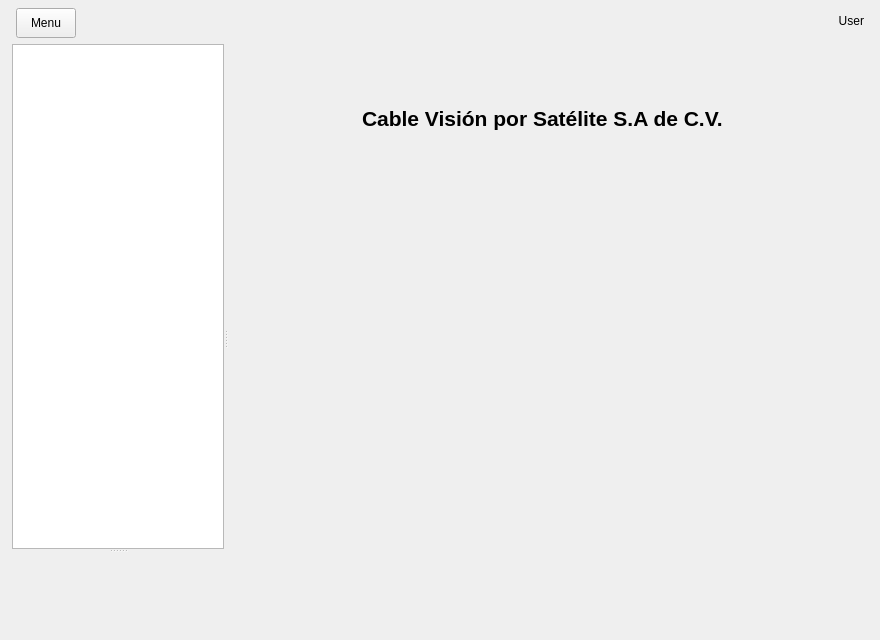
<?xml version="1.0" encoding="UTF-8"?>
<ui version="4.0">
 <class>AppWindow</class>
 <widget class="QWidget" name="AppWindow">
  <property name="geometry">
   <rect>
    <x>0</x>
    <y>0</y>
    <width>880</width>
    <height>640</height>
   </rect>
  </property>
  <property name="minimumSize">
   <size>
    <width>880</width>
    <height>640</height>
   </size>
  </property>
  <property name="windowTitle">
   <string>Eremas</string>
  </property>
  <property name="autoFillBackground">
   <bool>false</bool>
  </property>
  <layout class="QGridLayout" name="parentLayout">
   <property name="leftMargin">
    <number>12</number>
   </property>
   <property name="topMargin">
    <number>8</number>
   </property>
   <property name="rightMargin">
    <number>12</number>
   </property>
   <property name="bottomMargin">
    <number>8</number>
   </property>
   <item row="0" column="0">
    <widget class="QWidget" name="toolWidget" native="true">
     <property name="minimumSize">
      <size>
       <width>0</width>
       <height>30</height>
      </size>
     </property>
     <property name="maximumSize">
      <size>
       <width>16777215</width>
       <height>30</height>
      </size>
     </property>
     <layout class="QHBoxLayout" name="horizontalLayout">
      <property name="leftMargin">
       <number>4</number>
      </property>
      <property name="topMargin">
       <number>0</number>
      </property>
      <property name="rightMargin">
       <number>4</number>
      </property>
      <property name="bottomMargin">
       <number>4</number>
      </property>
      <item>
       <widget class="QPushButton" name="btnShowMenu">
        <property name="minimumSize">
         <size>
          <width>60</width>
          <height>30</height>
         </size>
        </property>
        <property name="maximumSize">
         <size>
          <width>60</width>
          <height>30</height>
         </size>
        </property>
        <property name="text">
         <string>Menu</string>
        </property>
       </widget>
      </item>
      <item>
       <spacer name="horizontalSpacer">
        <property name="orientation">
         <enum>Qt::Horizontal</enum>
        </property>
        <property name="sizeHint" stdset="0">
         <size>
          <width>40</width>
          <height>20</height>
         </size>
        </property>
       </spacer>
      </item>
      <item>
       <widget class="QLabel" name="lblUsername">
        <property name="minimumSize">
         <size>
          <width>200</width>
          <height>0</height>
         </size>
        </property>
        <property name="maximumSize">
         <size>
          <width>16777215</width>
          <height>24</height>
         </size>
        </property>
        <property name="text">
         <string>User</string>
        </property>
        <property name="alignment">
         <set>Qt::AlignRight|Qt::AlignTrailing|Qt::AlignVCenter</set>
        </property>
       </widget>
      </item>
     </layout>
    </widget>
   </item>
   <item row="1" column="0">
    <widget class="QSplitter" name="mainSplitter">
     <property name="minimumSize">
      <size>
       <width>0</width>
       <height>452</height>
      </size>
     </property>
     <property name="orientation">
      <enum>Qt::Horizontal</enum>
     </property>
     <property name="handleWidth">
      <number>4</number>
     </property>
     <widget class="QSplitter" name="leftSplitter">
      <property name="minimumSize">
       <size>
        <width>150</width>
        <height>0</height>
       </size>
      </property>
      <property name="orientation">
       <enum>Qt::Vertical</enum>
      </property>
      <property name="handleWidth">
       <number>4</number>
      </property>
      <widget class="QTreeWidget" name="treeWidget">
       <property name="minimumSize">
        <size>
         <width>0</width>
         <height>0</height>
        </size>
       </property>
       <property name="maximumSize">
        <size>
         <width>250</width>
         <height>16777215</height>
        </size>
       </property>
       <attribute name="headerVisible">
        <bool>false</bool>
       </attribute>
       <column>
        <property name="text">
         <string>Menú Principal</string>
        </property>
       </column>
      </widget>
      <widget class="QWidget" name="leftBottomWidget" native="true">
       <property name="minimumSize">
        <size>
         <width>0</width>
         <height>0</height>
        </size>
       </property>
       <property name="maximumSize">
        <size>
         <width>300</width>
         <height>150</height>
        </size>
       </property>
      </widget>
     </widget>
     <widget class="QWidget" name="parentWidget" native="true">
      <property name="minimumSize">
       <size>
        <width>640</width>
        <height>570</height>
       </size>
      </property>
      <layout class="QHBoxLayout" name="horizontalLayout_3">
       <property name="leftMargin">
        <number>4</number>
       </property>
       <property name="topMargin">
        <number>4</number>
       </property>
       <property name="rightMargin">
        <number>4</number>
       </property>
       <property name="bottomMargin">
        <number>4</number>
       </property>
       <item>
        <layout class="QHBoxLayout" name="mainLayaout">
         <item>
          <layout class="QHBoxLayout" name="childLayout">
           <item>
            <widget class="QWidget" name="childWidget" native="true">
             <property name="minimumSize">
              <size>
               <width>640</width>
               <height>570</height>
              </size>
             </property>
             <widget class="QLabel" name="label">
              <property name="geometry">
               <rect>
                <x>90</x>
                <y>80</y>
                <width>481</width>
                <height>421</height>
               </rect>
              </property>
              <property name="text">
               <string>&lt;html&gt;&lt;head/&gt;&lt;body&gt;&lt;p&gt;&lt;img src=&quot;:/images/logo.png&quot;/&gt;&lt;/p&gt;&lt;/body&gt;&lt;/html&gt;</string>
              </property>
             </widget>
             <widget class="QLabel" name="label_2">
              <property name="geometry">
               <rect>
                <x>130</x>
                <y>50</y>
                <width>371</width>
                <height>41</height>
               </rect>
              </property>
              <property name="font">
               <font>
                <pointsize>16</pointsize>
                <weight>75</weight>
                <bold>true</bold>
               </font>
              </property>
              <property name="text">
               <string>Cable Visión por Satélite S.A de C.V.</string>
              </property>
             </widget>
            </widget>
           </item>
          </layout>
         </item>
        </layout>
       </item>
      </layout>
     </widget>
    </widget>
   </item>
  </layout>
 </widget>
 <resources/>
 <connections/>
</ui>
